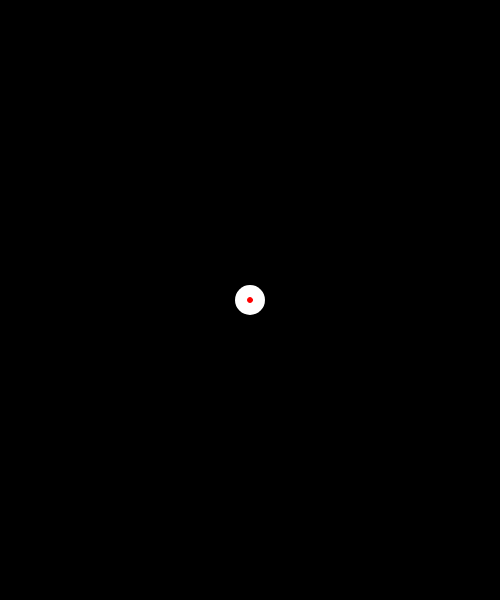
Frame 1 (no input)
Frame 60 (no input): identical to frame 1, image omitted
Frame 120 (the mouse pressed at the canvas centre since frame 60): identical to frame 1, image omitted

The p5.js sketch that drew this single still picture (run headless with seeded random() and noise() and a simulated clock; from frame 60 on, the mouse is pressed at the canvas centre):

// p5.js sketch
// ── sketch.js
let p;

function setup() {
  createCanvas(500, 600);
  background(0);
  p = new Particle(width / 2, height / 2);
}

function draw() {
  background(0);

  // let's create a random force and add it to acceleration when pressing any key.
  if (keyIsPressed) {
    let force = createVector(random(-2, 2), random(-2, 2));
    p.applyForce(force);
  }

  p.checkBoundaries();
  p.update();
  p.display();
  
  p.displayVelocity();
}
// ── Particle.js
"use strict";

class Particle {
  constructor(x, y) {
    this.pos = createVector(x, y);
    this.vel = createVector(0, 0);
    this.acc = createVector(0, 0);
    this.dia = 30;
  }
  applyForce(f) {
    this.acc.add(f);
  }
  update() {
    this.vel.add(this.acc); // vel = vel + acc;
    this.pos.add(this.vel); // pos = pos + vel;
    this.acc.mult(0); // acceleration has to be reset after being applied! ***
  }
  display() {
    push();
    translate(this.pos.x, this.pos.y);
    noStroke();
    fill(255);
    ellipse(0, 0, this.dia, this.dia);
    pop();
  }
  displayVelocity() {
    push();
    translate(width/2, height/2);
    fill(255,0,0);
    stroke(255,0,0);
    line(0,0,this.vel.x, this.vel.y);
    ellipse(0, 0, 5, 5);
    pop();
  }
  checkBoundaries() {
    // x
    if (this.pos.x < 0) {
      this.pos.x = 0;
      this.vel.x = -this.vel.x;
    } else if (this.pos.x > width) {
      this.pos.x = width;
      this.vel.x = -this.vel.x;
    }
    // y
    if (this.pos.y < 0) {
      this.pos.y = 0;
      this.vel.y = -this.vel.y;
    } else if (this.pos.y > height) {
      this.pos.y = height;
      this.vel.y = -this.vel.y;
    }
  }
}
